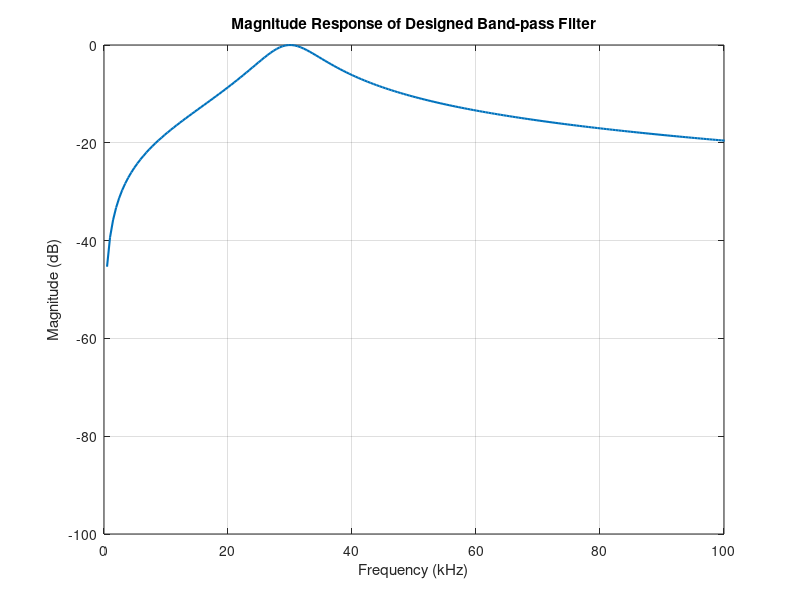

The MATLAB script that drew this image:
% Sampling frequency
Fs = 1e6;           % 1 MHz (your testbench sim Fs)

% Filter design: 2nd-order bandpass at 30 kHz, Q ≈ 3
f0 = 30e3;          % centre frequency
Q = 3;              % quality factor
w0 = 2*pi*f0/Fs;    % normalised angular frequency

alpha = sin(w0)/(2*Q);

b0 =  alpha;
b1 =  0;
b2 = -alpha;
a0 =  1 + alpha;
a1 = -2*cos(w0);
a2 =  1 - alpha;

% Normalise so a0 = 1
b = [b0 b1 b2]/a0;
a = [1 a1/a0 a2/a0];

% Frequency response
[H,f] = freqz(b,a,1024,Fs);

% Plot
figure;
plot(f/1000, 20*log10(abs(H)),'LineWidth',1.5);
xlabel('Frequency (kHz)');
ylabel('Magnitude (dB)');
title('Magnitude Response of Designed Band-pass Filter');
grid on;
xlim([0 100]);  % zoom into 0–100 kHz